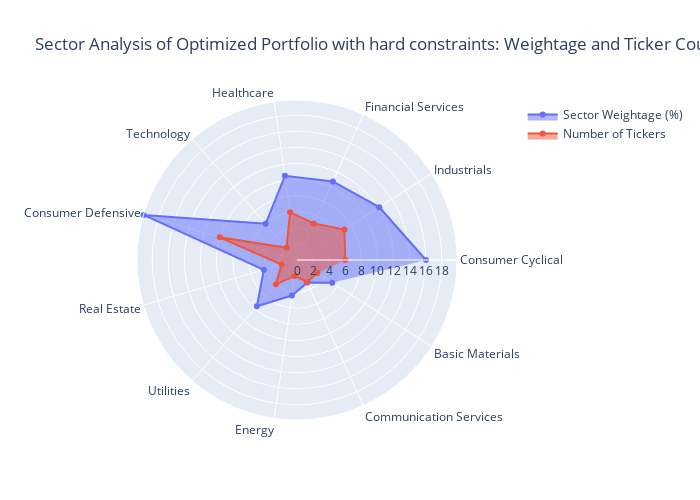

The cell this chart's notebook holds for it:
### Markdown cell above
#### Visualizing sector allocation of the best individual generated using GA

### Code cell
sector_weightage = {sector: 0 for sector in sector_counts.index}
sector_ticker_count = {sector: 0 for sector in sector_counts.index}
for ticker, weight in top_individual:
    sector = tickers_sector.loc[tickers_sector['Name'] == ticker, 'Sector'].iloc[0]
    sector_weightage[sector] += weight
    sector_ticker_count[sector] += 1

for sector in sector_weightage:
    sector_weightage[sector] *= 100

df = pd.DataFrame({'Sector': list(sector_weightage.keys()), 
                   'Weightage (%)': list(sector_weightage.values()), 
                   'Ticker Count': list(sector_ticker_count.values())})

fig = go.Figure()

fig.add_trace(go.Scatterpolar(
      r=df['Weightage (%)'],
      theta=df['Sector'],
      fill='toself',
      name='Sector Weightage (%)'
))

fig.add_trace(go.Scatterpolar(
      r=df['Ticker Count'],
      theta=df['Sector'],
      fill='toself',
      name='Number of Tickers'
))

fig.update_layout(
    polar=dict(
        radialaxis=dict(
            visible=True,
            range=[0, max(df['Weightage (%)'].max(), df['Ticker Count'].max())]
        )),
    showlegend=True,
    autosize=False,
    title="Sector Analysis of Optimized Portfolio with hard constraints: Weightage and Ticker Count",
    width=700,  
    height=500 
)

fig.show()

### Figure 1 — Plotly figure (JSON) as saved in the notebook; plotly's stock layout.template omitted (floating-point values rounded to 4 significant figures)
{"data": [{"fill": "toself", "name": "Sector Weightage (%)", "r": [16.04, 12.15, 10.74, 10.57, 5.957, 19.89, 4.295, 7.613, 4.462, 3.09, 5.203], "theta": ["Consumer Cyclical", "Industrials", "Financial Services", "Healthcare", "Technology", "Consumer Defensive", "Real Estate", "Utilities", "Energy", "Communication Services", "Basic Materials"], "type": "scatterpolar"}, {"fill": "toself", "name": "Number of Tickers", "r": [6, 7, 5, 6, 2, 10, 2, 4, 2, 3, 3], "theta": ["Consumer Cyclical", "Industrials", "Financial Services", "Healthcare", "Technology", "Consumer Defensive", "Real Estate", "Utilities", "Energy", "Communication Services", "Basic Materials"], "type": "scatterpolar"}], "layout": {"autosize": false, "height": 500, "polar": {"radialaxis": {"range": [0, 19.89], "visible": true}}, "showlegend": true, "title": {"text": "Sector Analysis of Optimized Portfolio with hard constraints: Weightage and Ticker Count"}, "width": 700}}
